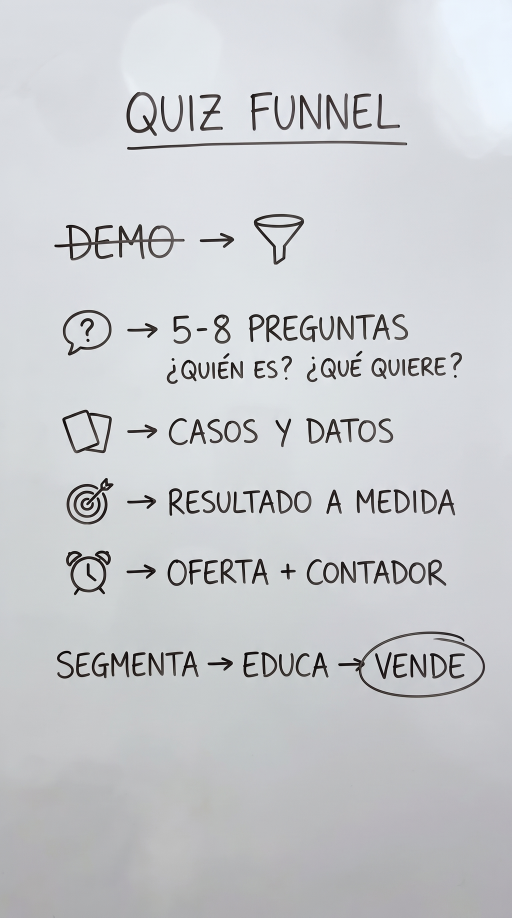
#> input picture whiteboard-ad/template/board_final.png, 1536 x 2752 px, found by its file name (shown at 1/3 size)
$ python whiteboard_boxes.py board_final.png board_empty.png suggest out.jpg
#> lines starting #> are read from the running program, lines starting #| are printed output that depends on the picture; after the words box and inside, x2 and y2 are one past the last pixel; in counts of white or black regions, pixels touching at a corner belong together
#!/usr/bin/env python3
"""Help define the element boxes for render_whiteboard.py (dark-ink fork of ../../tools/chalk_boxes.py).

Usage:
  python3 whiteboard_boxes.py board_final.png board_empty.png suggest out.jpg
      -> prints candidate boxes (source-image px) for each blob of chalk and saves an overlay
  python3 whiteboard_boxes.py board_final.png board_empty.png check config.json out.jpg
      -> draws the config's boxes + names + start times on the board so you can verify them

Suggested boxes group nearby chalk (a word line, an icon, a drawing). Merge or split them by
hand when writing config.json; boxes earlier in the list win overlapping pixels.
"""
import json
import sys

import numpy as np
from PIL import Image, ImageDraw
from scipy import ndimage

final_p, empty_p, mode = sys.argv[1:4]
fin = Image.open(final_p).convert("RGB")
#> fin is the input picture: PIL image 1536x2752 RGB; mean R, G, B 201.1, 203.2, 206.5
Lf = np.asarray(fin.convert("L")).astype(np.float32)
Le = np.asarray(Image.open(empty_p).convert("L")).astype(np.float32)
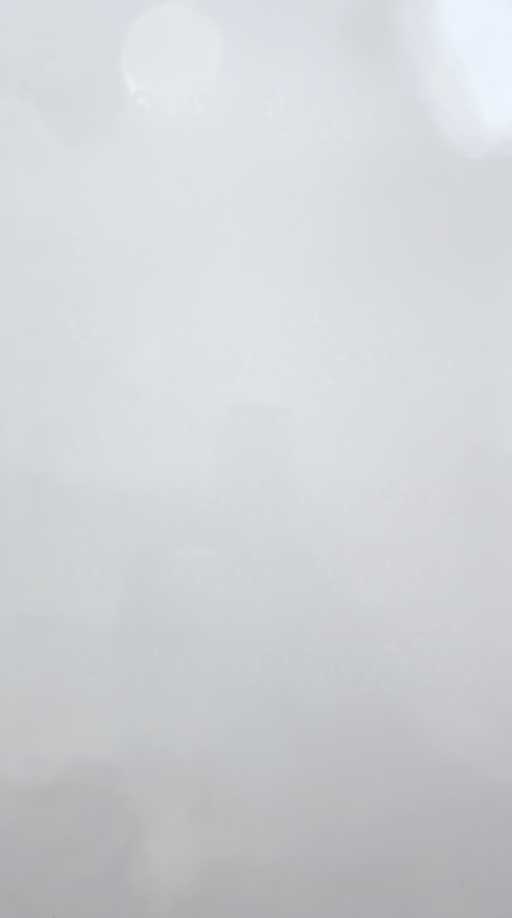
#> input picture whiteboard-ad/template/board_empty.png, 1536 x 2752 px, found by its file name (shown at 1/3 size)
chalk = (Le - Lf) > 30  # dark marker ink: finished board is DARKER than the empty one
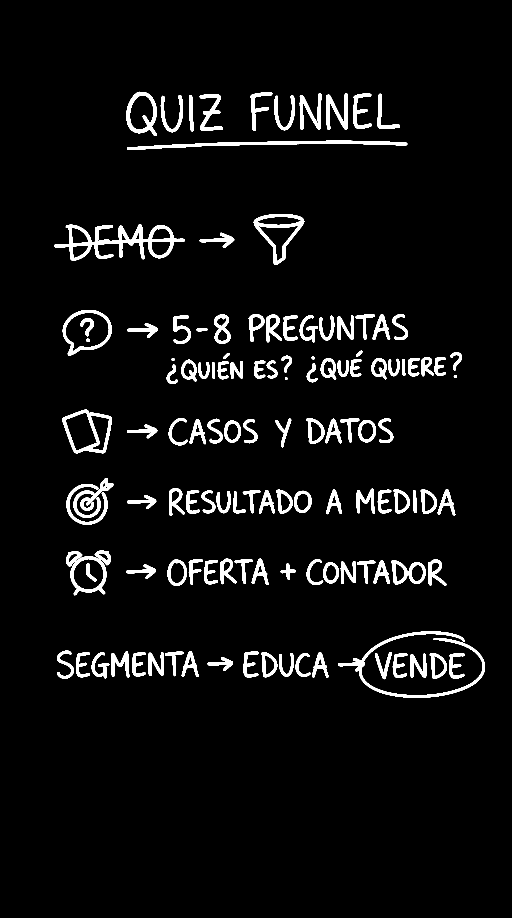
#> chalk: shape (2752, 1536) bool (shown at 1/3 size); 4.7% white; 128 white regions, largest, box (x1, y1, x2, y2) and area: (163, 672, 554, 782) 12158, (1014, 1894, 1455, 2093) 8597, (381, 422, 1222, 450) 7218
img = fin.copy()
d = ImageDraw.Draw(img)

if mode == "suggest":
    out = sys.argv[4]
    blobs = ndimage.binary_dilation(chalk, iterations=14)  # join letters of a line
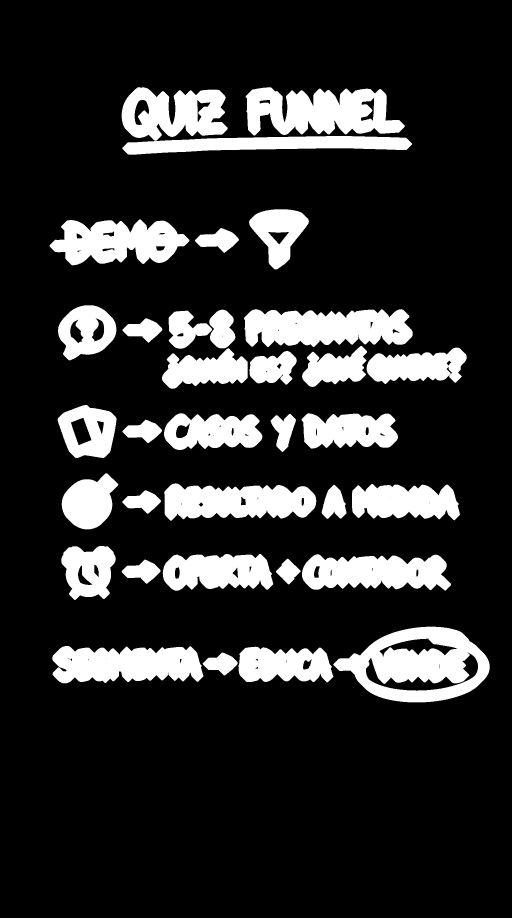
#> blobs: shape (2752, 1536) bool (shown at 1/3 size); 16.9% white; 34 white regions, largest, box (x1, y1, x2, y2) and area: (1000, 1880, 1469, 2107) 59885, (737, 262, 1214, 407) 47528, (732, 928, 1238, 1041) 45474
    lab, n = ndimage.label(blobs)
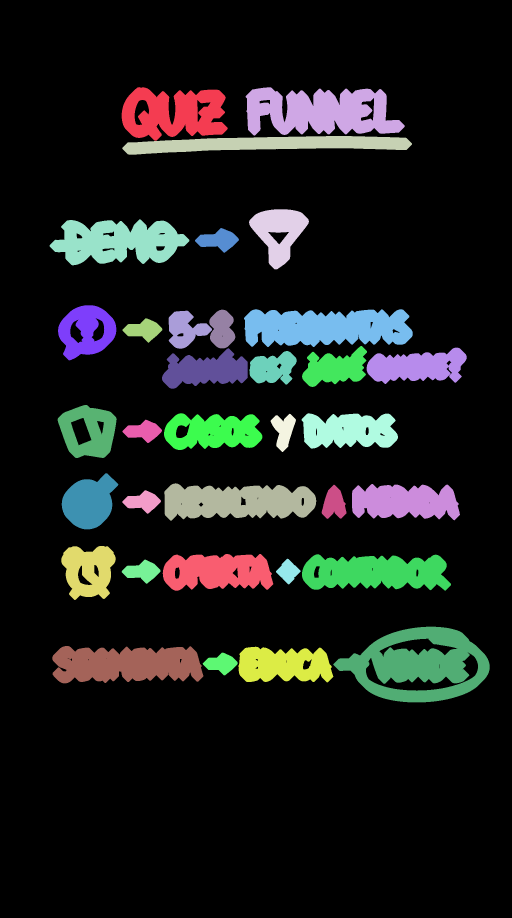
#> lab: shape (2752, 1536) int32 (shown at 1/3 size); 35 distinct labels, from 0 to 34; one colour per label, 0 black
#> n = 34
    boxes = []
    for sl in ndimage.find_objects(lab):
        y0, y1, x0, x1 = sl[0].start, sl[0].stop, sl[1].start, sl[1].stop
        if (x1 - x0) * (y1 - y0) < 2500:
            continue
        boxes.append([x0, y0, x1, y1])
#> this loop made 34 passes
#> (y0, y1, x0, x1) on passes 1 to 12: (261, 422, 365, 683), (262, 407, 737, 1214), (408, 464, 367, 1236), (628, 808, 747, 927), (658, 796, 149, 568), (684, 758, 585, 717), (916, 1081, 174, 349), (928, 1041, 732, 1238), (929, 1045, 628, 706), (932, 1046, 506, 636), (955, 1028, 367, 487), (1038, 1161, 906, 1101)
#> after the loop, boxes = 34 items, first 6: [365, 261, 683, 422], [737, 262, 1214, 407], [367, 408, 1236, 464], [747, 628, 927, 808], [149, 658, 568, 796], [585, 684, 717, 758]
    boxes.sort(key=lambda b: (round(b[1] / 60), b[0]))
    for i, b in enumerate(boxes):
        d.rectangle(b, outline=(255, 60, 60), width=5)
        d.text((b[0] + 6, b[1] + 4), str(i), fill=(255, 220, 0))
        print(i, b)
#> this loop made 34 passes
#> b on passes 1 to 12: [365, 261, 683, 422], [737, 262, 1214, 407], [367, 408, 1236, 464], [747, 628, 927, 808], [149, 658, 568, 796], [585, 684, 717, 758], [174, 916, 349, 1081], [628, 929, 706, 1045], [732, 928, 1238, 1041], [367, 955, 487, 1028], [506, 932, 636, 1046], [486, 1045, 743, 1166]
#| 0 [365, 261, 683, 422]
#| 1 [737, 262, 1214, 407]
#| 2 [367, 408, 1236, 464]
#| 3 [747, 628, 927, 808]
#| 4 [149, 658, 568, 796]
#| 5 [585, 684, 717, 758]
#| 6 [174, 916, 349, 1081]
#| 7 [628, 929, 706, 1045]
#> (further printed lines are left out)
else:
    cfg, out = json.load(open(sys.argv[4])), sys.argv[5]
    for e in cfg["elements"]:
        b = e["box"]
        col = (255, 200, 0) if e.get("kind") == "text" else (80, 200, 255)
        d.rectangle(b, outline=col, width=5)
        d.text((b[0] + 6, b[1] + 4), f"{e['name']} @{e['start']}s", fill=col)
img.save(out, quality=85)
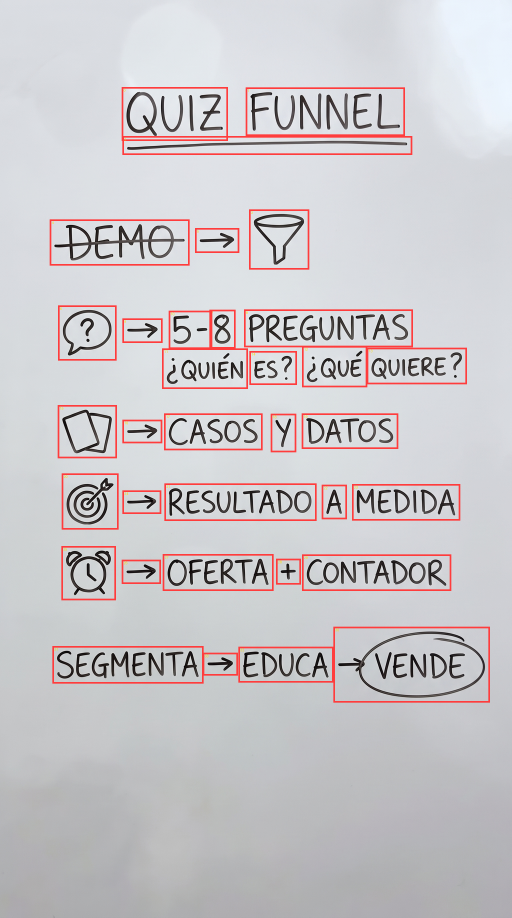
#> saved as out.jpg: PIL image 1536x2752 RGB (shown at 1/3 size); mean R, G, B 202.2, 198.6, 201.8
print("->", out)
